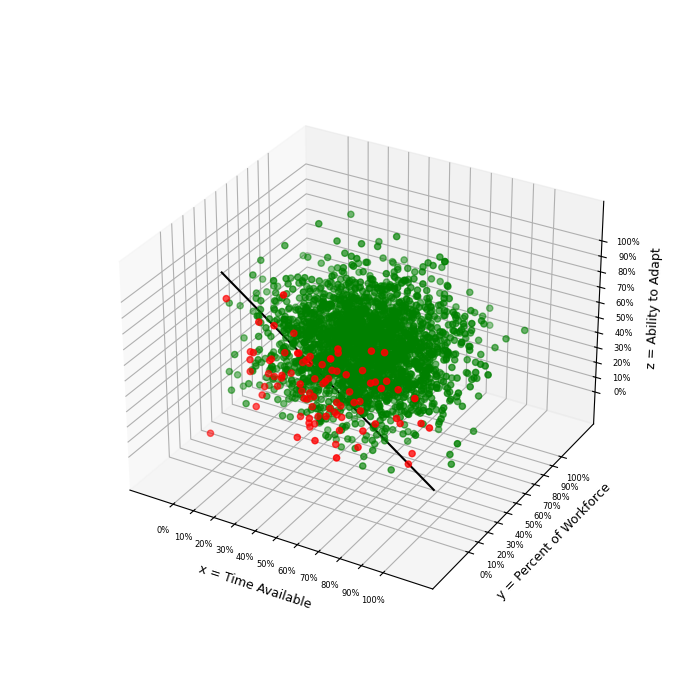

Recreate this plot in Python.
"""Simple modeling tool to generate 3D graphs representing worker re-skill / up-skill time versus available time, e.g., due to disruptive technological change."""

import argparse
import numpy as np
import matplotlib.pyplot as plt

def generate_data():
    # Generate 2500 points in a 3D field conforming to a gaussian distribution
    np.random.seed(0)
    x = np.random.normal(loc=50, scale=20, size=2500)
    y = np.random.normal(loc=50, scale=20, size=2500)
    z = np.random.normal(loc=50, scale=20, size=2500)
    return x, y, z

def save_csv(x, y, z):
    # Save points in a local CSV file
    data = np.column_stack((x, y, z))
    np.savetxt("adaptation_vectors.csv", data, delimiter=",", header="x,y,z", comments='', fmt='%0.2f')

def create_chart(x, y, z, t1, t2, t3, t4, t5, p1):
    # Chart points delineated by y axis value ("percent of workforce") color coding each 20% tier
    fig = plt.figure(figsize=(7, 7))
    ax = fig.add_subplot(111, projection='3d')

    # Define colors based on y values
    colors = np.where(y > y2, 'green',  # Green
                      np.where(y > y3, 'blue',  # Lightblue
                               np.where(y > y4, 'violet',  # Orange
                                        np.where(y > y5, 'purple',  # Orangered
                                                 'red'))))  # Red

    ax.scatter(x, y, z, c=colors)

    # Set y value demarcation at y2 (between top 20% and bottom 80% of y values) as a whole integer
    l4 = int(round(y2))

    # Draw demarcation line on chart
    ax.plot([100, 0], [l4, l4], [0, 100], color='black')

    # Set chart axis increments and labels
    ax.set_xticks(np.arange(0, 101, 10))
    ax.set_xticklabels(["{}%".format(i) for i in range(0, 101, 10)], fontsize=6)
    ax.set_xlabel("x = Time Available", fontsize=9)

    ax.set_yticks(np.arange(0, 101, 10))
    ax.set_yticklabels(["{}%".format(i) for i in range(0, 101, 10)], fontsize=6)
    ax.set_ylabel("y = Percent of Workforce", fontsize=9)

    ax.set_zticks(np.arange(0, 101, 10))
    ax.set_zticklabels(["{}%".format(i) for i in range(0, 101, 10)], fontsize=6)
    ax.set_zlabel("z = Ability to Adapt", fontsize=9)

    plt.savefig("adaptation_vectors.png")
    plt.close()

if __name__ == "__main__":
    # Parse commandline and emit messages on error, set default values if no input is provided
    parser = argparse.ArgumentParser(description="adaptation_vectors.py <total months> <max months to adapt>")
    parser.add_argument("p1", nargs='?', type=int, default=60, help="Total months")
    parser.add_argument("p2", nargs='?', type=int, default=60, help="Max months to adapt")
    args = parser.parse_args()

    if args.p1 != int(args.p1) or args.p2 != int(args.p2):
        print("Values must be whole integers.")
        exit()

    # Define 20% tranches t1-t5 and normalize "months to adapt" for each tranche as percentages of total months
    t1, t2, t3, t4, t5 = args.p2 * 0.2, args.p2 * 0.4, args.p2 * 0.6, args.p2 * 0.8, args.p2 * 1.0
    y5, y4, y3, y2, y1 = t1 / args.p1 * 100, t2 / args.p1 * 100, t3 / args.p1 * 100, t4 / args.p1 * 100, t5 / args.p1 * 100

    # Print input values to stdout (may be commandline parameters of default)
    print("Time available (in months) for workers to adapt (default 60 months):", args.p1,)
    print("Time required (in months) for workers to adapt (default 60 months):", args.p2,)

    x, y, z = generate_data()
    save_csv(x, y, z)
    create_chart(x, y, z, t1, t2, t3, t4, t5, args.p1)
